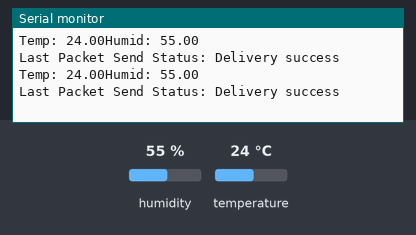
Bench run of a sketch on a simulated ESP8266 (NodeMCU). Shown: the last lines printed to the serial monitor. Inputs (shaded band) come from the test bench; at power-on: humidity 55 %, temperature 24 °C.

Above: at 2.8 s.
2.9 s: humidity set to 22 %
At 4.6 s:
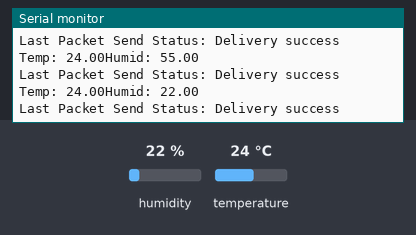
5.6 s: temperature set to 12 °C
At 7.7 s:
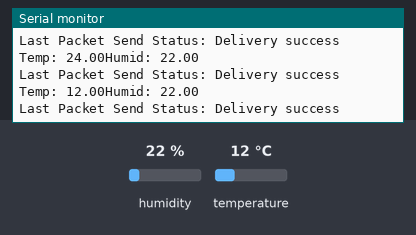
8.3 s: humidity set to 40 %
At 11.5 s:
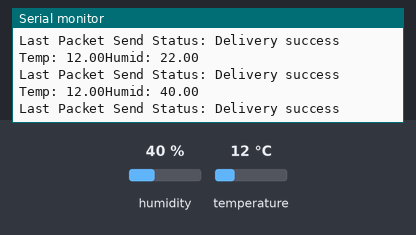
Timing chart, 0 to 13.0 s (numbered marks = the images above; inputs shaded):
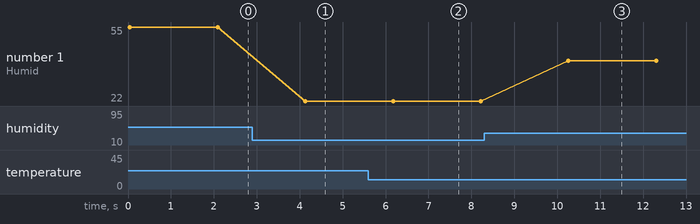

Measured:
- after the input at 2.9 s, the serial monitor: prints a new line after 1.2 s (image 1)
- after the input at 5.6 s, the serial monitor: prints a new line after 0.57 s (image 2)
- after the input at 8.3 s, the serial monitor: prints a new line after 2.0 s (image 3)
- plotted number 1: 55 → 22 after the input at 2.9 s, 22 → 40 after the input at 8.3 s

The sketch:

Send_Data_Dht.ino
```cpp
// Include required libraries
#include <ESP8266WiFi.h>
#include <espnow.h>
#include <DHT.h>

// Define DHT22 parameters
#define DHTPin 4
#define DHTType DHT11
#define BOARD_ID 2

// Create DHT Object
DHT dht(DHTPin, DHTType);

//// Variables for temperature and humidity
//float temp;
//float humid;

// REPLACE WITH RECEIVER MAC Address
uint8_t broadcastAddress[] = {0xFF, 0xFF, 0xFF, 0xFF, 0xFF, 0xFF};
//// Responder MAC Address (Replace with your responders MAC Address)
//uint8_t broadcastAddress[] = {0x24, 0x0A, 0xC4, 0x04, 0xF4, 0x40};

// Define data structure
typedef struct struct_message {
  float a;
  float b;
} struct_message;

// Create structured data object
struct_message myData;

// Register peer
//esp_now_peer_info_t peerInfo;

// Sent data callback function
void OnDataSent(uint8_t *macAddr, uint8_t sendStatus)
{
  Serial.print("\r\nLast Packet Send Status: ");
  if (sendStatus == 0){
    Serial.println("Delivery success");
  }
  else{
    Serial.println("Delivery fail");
  }
}

void setup() {
   // Init Serial Monitor
  Serial.begin(115200);
  // Initiate DHT22
  dht.begin();

  // Set device as a Wi-Fi Station
  WiFi.mode(WIFI_STA);
  WiFi.disconnect();

  // Init ESP-NOW
  if (esp_now_init() != 0) {
    Serial.println("Error initializing ESP-NOW");
    return;
  }
  // Set ESP-NOW role
  esp_now_set_self_role(ESP_NOW_ROLE_CONTROLLER);

  // Once ESPNow is successfully init, we will register for Send CB to
  // get the status of Trasnmitted packet
  esp_now_register_send_cb(OnDataSent);

  // Register peer
  esp_now_add_peer(broadcastAddress, ESP_NOW_ROLE_SLAVE, 1, NULL, 0);

}

void loop() {

  // Read DHT22 module values
  float temp = dht.readTemperature();
  delay(10);
  float humid = dht.readHumidity();
  delay(10);
  if (isnan(humid) || isnan(temp))
  {
    Serial.println("Failed to read from DHT sensor!");
  }
  else
  {
    Serial.print("Temp: ");
    Serial.print(temp);
    Serial.print("Humid: ");
    Serial.print(humid);

  // Add to structured data object
    myData.a = temp;
    myData.b = humid;

  // Send data
    esp_now_send(0, (uint8_t *) &myData, sizeof(myData));

  // Delay for DHT22 sensor
    delay(2000);
  }
}
```
